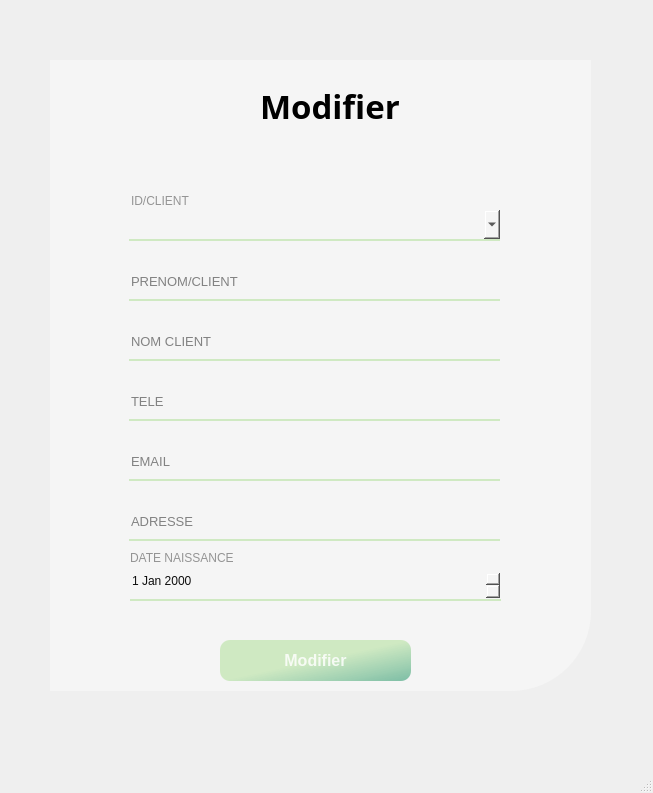
<?xml version="1.0" encoding="UTF-8"?>
<ui version="4.0">
 <class>MainWindow</class>
 <widget class="QMainWindow" name="MainWindow">
  <property name="geometry">
   <rect>
    <x>0</x>
    <y>0</y>
    <width>653</width>
    <height>793</height>
   </rect>
  </property>
  <property name="windowTitle">
   <string>MainWindow</string>
  </property>
  <widget class="QWidget" name="centralwidget">
   <widget class="QWidget" name="widget_2" native="true">
    <property name="geometry">
     <rect>
      <x>50</x>
      <y>60</y>
      <width>541</width>
      <height>631</height>
     </rect>
    </property>
    <property name="styleSheet">
     <string notr="true">background-color: rgb(245, 245, 245);
border-bottom-right-radius: 80px;</string>
    </property>
    <widget class="QLineEdit" name="lineEdit_2">
     <property name="geometry">
      <rect>
       <x>79</x>
       <y>210</y>
       <width>371</width>
       <height>31</height>
      </rect>
     </property>
     <property name="font">
      <font>
       <pointsize>10</pointsize>
      </font>
     </property>
     <property name="styleSheet">
      <string notr="true">background-color: rgb(245, 245, 245);
border:none;
border-bottom:1.5px solid #CFE9C2;
color:rgba(0,0,0,240);
padding-bottom:7px;</string>
     </property>
     <property name="text">
      <string/>
     </property>
     <property name="placeholderText">
      <string>PRENOM/CLIENT</string>
     </property>
    </widget>
    <widget class="QLineEdit" name="lineEdit_3">
     <property name="geometry">
      <rect>
       <x>79</x>
       <y>270</y>
       <width>371</width>
       <height>31</height>
      </rect>
     </property>
     <property name="font">
      <font>
       <pointsize>10</pointsize>
      </font>
     </property>
     <property name="styleSheet">
      <string notr="true">background-color: rgb(245, 245, 245);
border:none;
border-bottom:1.5px solid #CFE9C2;
color:rgba(0,0,0,240);
padding-bottom:7px;</string>
     </property>
     <property name="text">
      <string/>
     </property>
     <property name="echoMode">
      <enum>QLineEdit::Normal</enum>
     </property>
     <property name="placeholderText">
      <string>NOM CLIENT</string>
     </property>
    </widget>
    <widget class="QPushButton" name="pushButton">
     <property name="geometry">
      <rect>
       <x>170</x>
       <y>580</y>
       <width>191</width>
       <height>41</height>
      </rect>
     </property>
     <property name="font">
      <font>
       <pointsize>12</pointsize>
       <weight>75</weight>
       <bold>true</bold>
      </font>
     </property>
     <property name="styleSheet">
      <string notr="true">QPushButton#pushButton{
	background-color: qlineargradient(spread:pad, x1:2, y1:1, x2:1, y2:0, stop:0 rgba(11, 131, 120, 219), stop:1   #CFE9C2);
	color:rgba(255, 255, 255, 210);
	border-radius:10px;
}
QPushButton#pushButton:hover{
	background-color: qlineargradient(spread:pad, x1:2, y1:1, x2:1, y2:0, stop:0 #CFE9C2, stop:1 rgba(11, 131, 120, 219));
}
QPushButton#pushButton:pressed{
	padding-left:2px;
	padding-top:2px;
	background-color: qlineargradient(spread:pad, x1:0, y1:0.505682, x2:1, y2:0.477, stop:0   #CFE9C2, stop:1 rgba(11, 131, 120, 219));
}</string>
     </property>
     <property name="text">
      <string>Modifier</string>
     </property>
    </widget>
    <widget class="QLabel" name="label_6">
     <property name="geometry">
      <rect>
       <x>210</x>
       <y>20</y>
       <width>151</width>
       <height>51</height>
      </rect>
     </property>
     <property name="font">
      <font>
       <family>Vladimir Script</family>
       <pointsize>25</pointsize>
       <weight>75</weight>
       <bold>true</bold>
      </font>
     </property>
     <property name="text">
      <string>Modifier</string>
     </property>
    </widget>
    <widget class="QPushButton" name="pushButton_2">
     <property name="geometry">
      <rect>
       <x>490</x>
       <y>10</y>
       <width>50</width>
       <height>28</height>
      </rect>
     </property>
     <property name="text">
      <string/>
     </property>
     <property name="icon">
      <iconset>
       <normaloff>icons/icons8-fermer-la-fenêtre-50.png</normaloff>icons/icons8-fermer-la-fenêtre-50.png</iconset>
     </property>
     <property name="iconSize">
      <size>
       <width>30</width>
       <height>30</height>
      </size>
     </property>
    </widget>
    <widget class="QLineEdit" name="lineEdit_4">
     <property name="geometry">
      <rect>
       <x>79</x>
       <y>330</y>
       <width>371</width>
       <height>31</height>
      </rect>
     </property>
     <property name="font">
      <font>
       <pointsize>10</pointsize>
      </font>
     </property>
     <property name="styleSheet">
      <string notr="true">background-color: rgb(245, 245, 245);
border:none;
border-bottom:1.5px solid #CFE9C2;
color:rgba(0,0,0,240);
padding-bottom:7px;</string>
     </property>
     <property name="text">
      <string/>
     </property>
     <property name="placeholderText">
      <string>TELE</string>
     </property>
    </widget>
    <widget class="QLineEdit" name="lineEdit_5">
     <property name="geometry">
      <rect>
       <x>79</x>
       <y>390</y>
       <width>371</width>
       <height>31</height>
      </rect>
     </property>
     <property name="font">
      <font>
       <pointsize>10</pointsize>
      </font>
     </property>
     <property name="styleSheet">
      <string notr="true">background-color: rgb(245, 245, 245);
border:none;
border-bottom:1.5px solid #CFE9C2;
color:rgba(0,0,0,240);
padding-bottom:7px;</string>
     </property>
     <property name="text">
      <string/>
     </property>
     <property name="placeholderText">
      <string>EMAIL</string>
     </property>
    </widget>
    <widget class="QLineEdit" name="lineEdit_6">
     <property name="geometry">
      <rect>
       <x>79</x>
       <y>450</y>
       <width>371</width>
       <height>31</height>
      </rect>
     </property>
     <property name="font">
      <font>
       <pointsize>10</pointsize>
      </font>
     </property>
     <property name="styleSheet">
      <string notr="true">background-color: rgb(245, 245, 245);
border:none;
border-bottom:1.5px solid #CFE9C2;
color:rgba(0,0,0,240);
padding-bottom:7px;</string>
     </property>
     <property name="text">
      <string/>
     </property>
     <property name="placeholderText">
      <string>ADRESSE</string>
     </property>
    </widget>
    <widget class="QDateEdit" name="dateEdit">
     <property name="geometry">
      <rect>
       <x>80</x>
       <y>510</y>
       <width>371</width>
       <height>31</height>
      </rect>
     </property>
     <property name="styleSheet">
      <string notr="true">background-color: rgb(245, 245, 245);
border:none;
border-bottom:1.5px solid #CFE9C2;
color:rgba(0,0,0,240);
padding-bottom:7px;</string>
     </property>
    </widget>
    <widget class="QLabel" name="label">
     <property name="geometry">
      <rect>
       <x>80</x>
       <y>490</y>
       <width>141</width>
       <height>16</height>
      </rect>
     </property>
     <property name="styleSheet">
      <string notr="true">color: rgb(148, 148, 148);</string>
     </property>
     <property name="text">
      <string>DATE NAISSANCE</string>
     </property>
    </widget>
    <widget class="QComboBox" name="comboBox">
     <property name="geometry">
      <rect>
       <x>79</x>
       <y>150</y>
       <width>371</width>
       <height>31</height>
      </rect>
     </property>
     <property name="accessibleDescription">
      <string/>
     </property>
     <property name="styleSheet">
      <string notr="true">background-color: rgb(245, 245, 245);
border:none;
border-bottom:1.5px solid #CFE9C2;
color:rgba(0,0,0,240);
padding-bottom:7px;</string>
     </property>
     <property name="currentText">
      <string/>
     </property>
    </widget>
    <widget class="QLineEdit" name="lineEdit">
     <property name="geometry">
      <rect>
       <x>79</x>
       <y>130</y>
       <width>113</width>
       <height>22</height>
      </rect>
     </property>
     <property name="styleSheet">
      <string notr="true">color: rgb(148, 148, 148);</string>
     </property>
     <property name="text">
      <string>ID/CLIENT</string>
     </property>
    </widget>
   </widget>
  </widget>
  <widget class="QMenuBar" name="menubar">
   <property name="geometry">
    <rect>
     <x>0</x>
     <y>0</y>
     <width>653</width>
     <height>26</height>
    </rect>
   </property>
  </widget>
  <widget class="QStatusBar" name="statusbar"/>
 </widget>
 <resources/>
 <connections/>
</ui>
